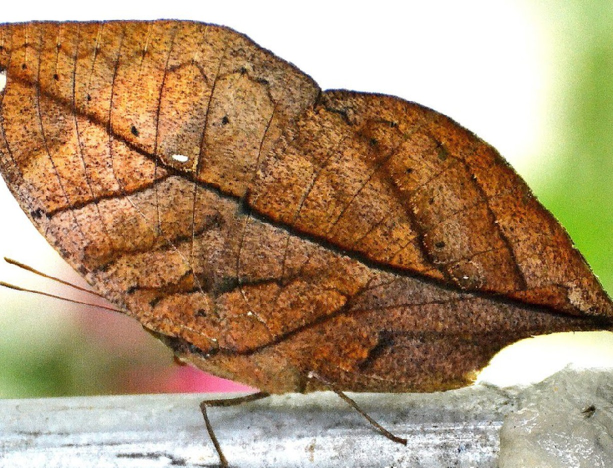
#> input picture lecture_figures/natural_selection/images/adapt_leaf_butterfly.jpg, 1225 x 935 px, found by its file name (shown at 1/2 size)
$ python keynote_composites.py
#> lines starting #> are read from the running program, lines starting #| are printed output that depends on the picture
"""Composite images for slides that the PPTX builds from several pictures and text boxes, so that each
becomes ONE picture in a "Title & Photo" placeholder (11.73 x 3.95 in) when the deck is rebuilt in
Keynote for iCloud (where placing many objects by hand is slow). Labels are drawn into the image.
Run from the lecture folder after images/prepare_images.py:  python3 images/keynote_composites.py
Uses Avenir Next if available (Mac), otherwise Inter.
Outputs: images/kn_adaptations.jpg, images/kn_mollusc_eyes.jpg, images/kn_half_wing.jpg"""
import os
from PIL import Image, ImageDraw, ImageFont
DPI = 200
BG = (0xFB, 0xFA, 0xF6); INK = (0x1F, 0x26, 0x23); FOREST = (0x1F, 0x4D, 0x3F)
GREY = (0x6E, 0x6F, 0x68); PALE = (0xEF, 0xEE, 0xE6)
W, H = int(11.73 * DPI), int(3.95 * DPI)
I = "images/"

def font(weight, pt, italic=False):
    size = int(pt / 72 * DPI)
    cands = []
    av = "/System/Library/Fonts/Avenir Next.ttc"
    if os.path.exists(av):  # index: 0 Bold, 7 Regular, 8 Italic (typical order on macOS)
        idx = {"bold": 0, "regular": 7, "italic": 8}["italic" if italic else weight]
        try:
            return ImageFont.truetype(av, size, index=idx)
        except Exception:
            pass
    d = "/usr/share/fonts/opentype/inter/"
    name = "Inter-Italic.otf" if italic else ("Inter-Bold.otf" if weight == "bold" else "Inter-Regular.otf")
    return ImageFont.truetype(d + name, size)

def px(v): return int(v * DPI)

def paste(canvas, path, x, y, w, h, fit=False):
    if path and os.path.exists(path):
        im = Image.open(path).convert("RGB")
        if fit:  # letterbox on the background colour instead of cropping
            r = min(px(w) / im.width, px(h) / im.height)
            im = im.resize((round(im.width * r), round(im.height * r)), Image.LANCZOS)
            canvas.paste(im, (px(x) + (px(w) - im.width) // 2, px(y) + (px(h) - im.height) // 2))
            return True
        r = max(px(w) / im.width, px(h) / im.height)
        im = im.resize((round(im.width * r), round(im.height * r)), Image.LANCZOS)
        cx, cy = (im.width - px(w)) // 2, (im.height - px(h)) // 2
        canvas.paste(im.crop((cx, cy, cx + px(w), cy + px(h))), (px(x), px(y)))
        return True
    return False

def placeholder(d, x, y, w, h, text):
    d.rectangle([px(x), px(y), px(x + w), px(y + h)], fill=PALE)
    f = font("regular", 13)
    for k, line in enumerate(text.split("\n")):
        tw = d.textlength(line, font=f)
        d.text((px(x + w / 2) - tw / 2, px(y + h / 2) - f.size + k * f.size * 1.25), line, font=f, fill=GREY)

def text_runs(d, x, y, runs, align="left", width=None):
    """runs: list of (text, font, colour); drawn on one line."""
    total = sum(d.textlength(t, font=f) for t, f, c in runs)
    cx = px(x) + (px(width) - total) / 2 if align == "center" else px(x)
    for t, f, c in runs:
        d.text((cx, px(y)), t, font=f, fill=c); cx += d.textlength(t, font=f)

def wrap(d, text, f, maxw):
    words, lines, cur = text.split(), [], ""
    for w_ in words:
        t = (cur + " " + w_).strip()
        if d.textlength(t, font=f) <= px(maxw): cur = t
        else: lines.append(cur); cur = w_
    lines.append(cur); return lines

# ---- Slide "The result: adaptation": three photos, captions on the slide's caption line
c = Image.new("RGB", (W, H), BG); d = ImageDraw.Draw(c)
#> after `c = Image.new('RGB', (W, H), BG)`:
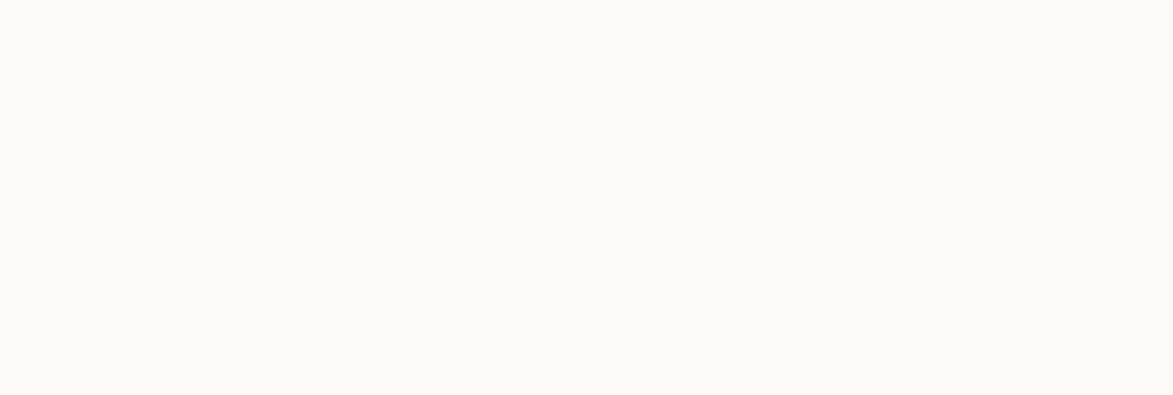
#> c: PIL image 2346x790 RGB (shown at 1/2 size); mean R, G, B 251, 250, 246
w3, gap = (11.73 - 2 * 0.25) / 3, 0.25
for k, f_ in enumerate(["adapt_leaf_butterfly.jpg", "adapt_hoverflies.jpg", "adapt_black_smoker.jpg"]):
    x = k * (w3 + gap)
    paste(c, I + f_, x, 0, w3, 3.35)
#> in paste, im is the input picture: PIL image 1225x935 RGB; mean R, G, B 172.9, 145.8, 113.4
#> in paste, `canvas.paste(im.crop((cx, cy, cx + px(w), cy + px(h))), (px(x), px(y)))`:
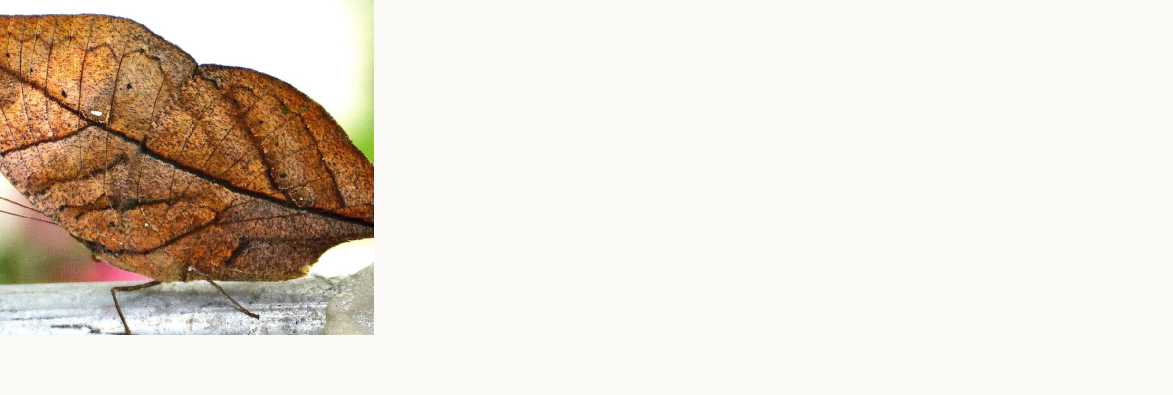
#> canvas: PIL image 2346x790 RGB (shown at 1/2 size); mean R, G, B 229.6, 220.4, 209.6
    head = ["Camouflage", "Mimicry", "Physiology"][k]
    sub = ["dead-leaf butterfly", "hoverflies that look like wasps", "life at hydrothermal vents"][k]
    text_runs(d, x, 3.45, [(head, font("bold", 16), FOREST), ("  " + sub, font("regular", 14), INK)])
#> pass 2 of the loop `for k, f_ in enumerate(["adapt_leaf_butterfly.jpg", "adapt_hoverflies...`:
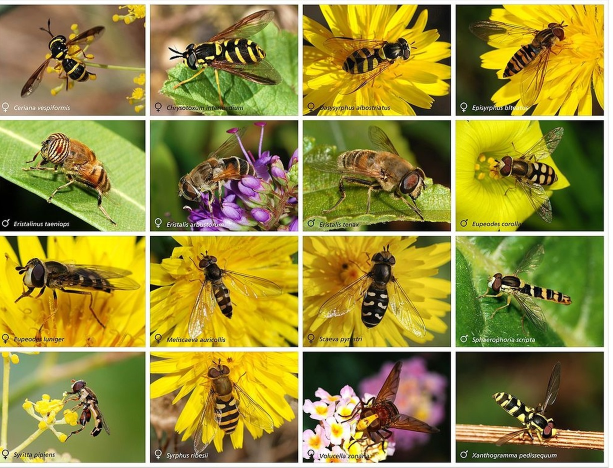
#> input picture lecture_figures/natural_selection/images/adapt_hoverflies.jpg, 1225 x 935 px, found by its file name (shown at 1/2 size)
#> in paste, im is the input picture: PIL image 1225x935 RGB; mean R, G, B 150.4, 140.2, 61.6
#> pass 3 of the loop `for k, f_ in enumerate(["adapt_leaf_butterfly.jpg", "adapt_hoverflies...`:
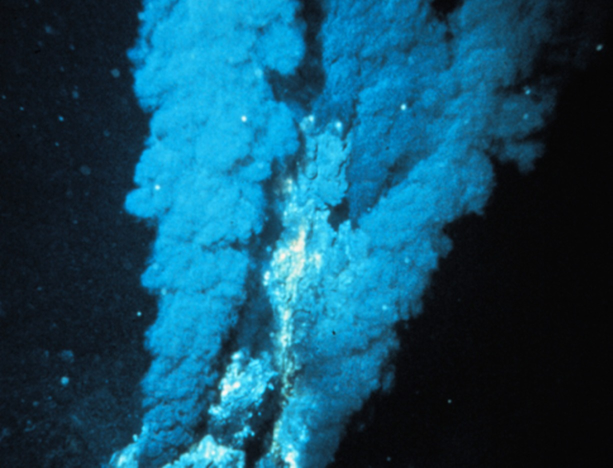
#> input picture lecture_figures/natural_selection/images/adapt_black_smoker.jpg, 1225 x 935 px, found by its file name (shown at 1/2 size)
#> in paste, im is the input picture: PIL image 1225x935 RGB; mean R, G, B 16.6, 77.5, 102.8
c.save(I + "kn_adaptations.jpg", quality=92)
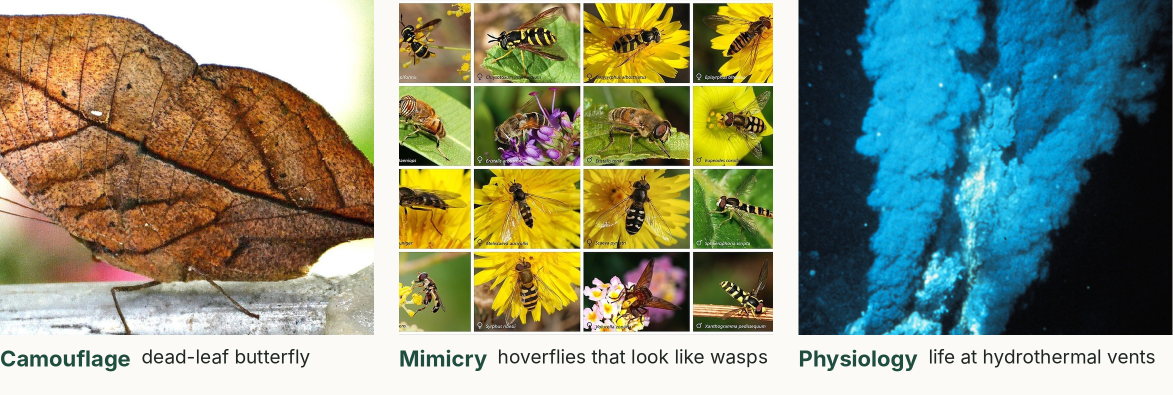
#> saved as kn_adaptations.jpg: PIL image 2346x790 RGB (shown at 1/2 size); mean R, G, B 137, 144.7, 122.2

# ---- Slide "Working eyes at every stage: molluscs"
c = Image.new("RGB", (W, H), BG); d = ImageDraw.Draw(c)
cols = [("a", "Light spot", "Light or dark", None, ""),
        ("b", "Cup", "Direction of light", "eye_photo_limpets.jpg", "Limpets"),
        ("c", "Pinhole", "Dim image", "eye_photo_nautilus.jpg", "Nautilus"),
        ("d", "Closed, with lens", "Focused image", "eye_photo_snail.jpg", "Roman snail"),
        ("e", "Lens, cornea, iris", "Sharp image", "eye_photo_cuttlefish.jpg", "Cuttlefish")]
cw, cg = 2.2, (11.73 - 5 * 2.2) / 4
for k, (key, head, func, photo, sp) in enumerate(cols):
    x = k * (cw + cg)
    paste(c, I + f"eye_{key}.jpg", x, 0, cw, 1.5, fit=True)
#> call 4 of paste, with path = 'images/eye_a.jpg', x = 0, y = 0, w = 2.2, h = 1.5, fit = True
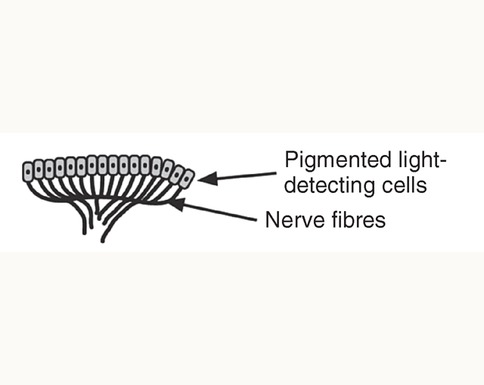
#> input picture lecture_figures/natural_selection/images/eye_a.jpg, 484 x 385 px, found by its file name
#> in paste, im is the input picture: PIL image 484x385 RGB; mean R, G, B 242.7, 242, 239.3
#> in paste (call 4), `im = im.resize((round(im.width * r), round(im.height * r)), Image.LANC..`:
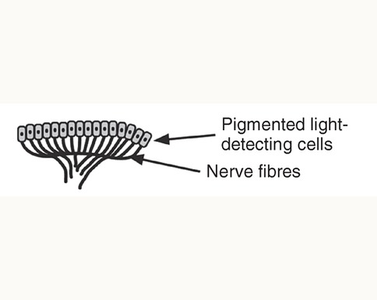
#> im: PIL image 377x300 RGB; mean R, G, B 242.6, 241.9, 239.2
    text_runs(d, x, 1.55, [(head, font("bold", 15), FOREST)], "center", cw)
    text_runs(d, x, 1.84, [(func, font("regular", 14), GREY)], "center", cw)
    if photo:
        paste(c, I + photo, x, 2.15, cw, 1.45)
        text_runs(d, x, 3.63, [(sp, font("regular", 14, italic=(sp == "Nautilus")), GREY)], "center", cw)
    else:
        placeholder(d, x, 2.15, cw, 1.45, "Found in many\nanimal groups")
#> pass 2 of the loop `for k, (key, head, func, photo, sp) in enumerate(cols):`:
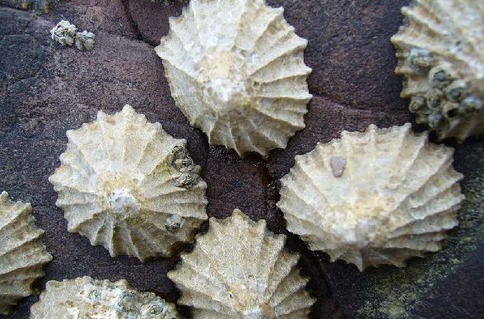
#> input picture lecture_figures/natural_selection/images/eye_photo_limpets.jpg, 484 x 319 px, found by its file name
#> in paste, im is the input picture: PIL image 484x319 RGB; mean R, G, B 118.5, 116.9, 114
#> in paste (call 6), `canvas.paste(im.crop((cx, cy, cx + px(w), cy + px(h))), (px(x), px(y)))`:
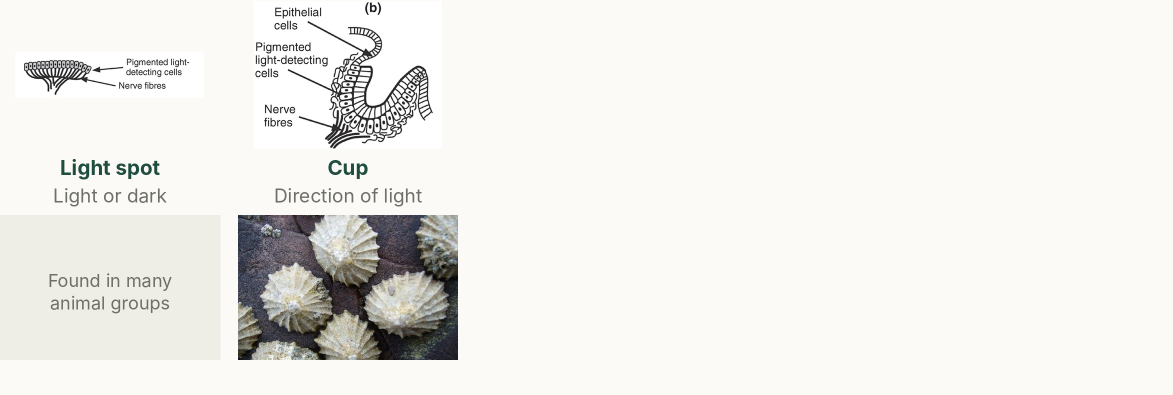
#> canvas: PIL image 2346x790 RGB (shown at 1/2 size); mean R, G, B 237.9, 237, 233.1
#> pass 3 of the loop `for k, (key, head, func, photo, sp) in enumerate(cols):`:
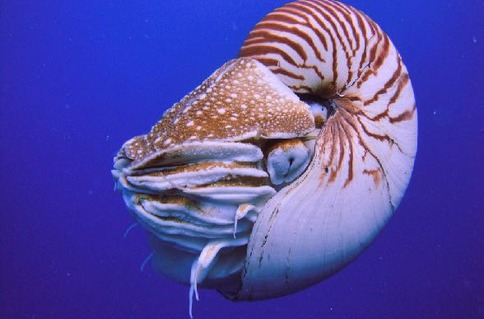
#> input picture lecture_figures/natural_selection/images/eye_photo_nautilus.jpg, 484 x 319 px, found by its file name
#> in paste, im is the input picture: PIL image 484x319 RGB; mean R, G, B 84.1, 74.1, 163.2
#> in paste (call 8), `canvas.paste(im.crop((cx, cy, cx + px(w), cy + px(h))), (px(x), px(y)))`:
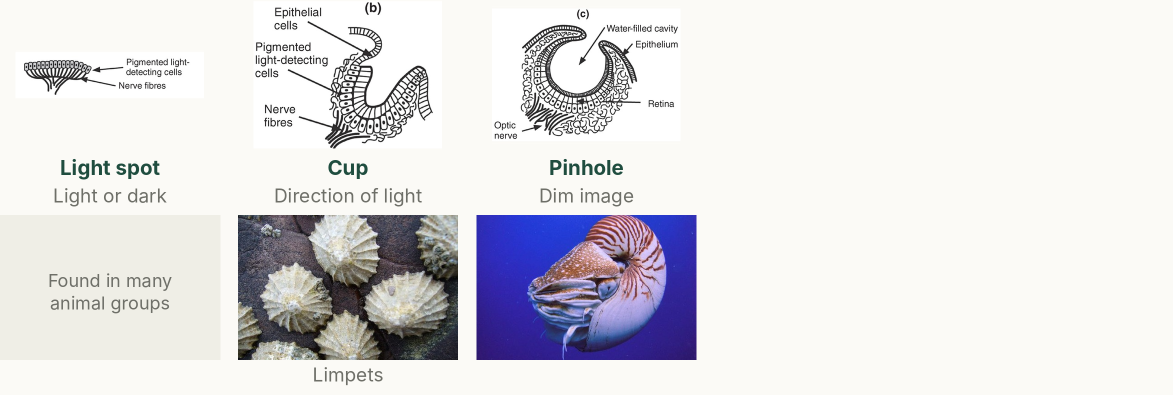
#> canvas: PIL image 2346x790 RGB (shown at 1/2 size); mean R, G, B 224.3, 222.9, 225.6
#> the loop made 5 passes; the first 3 are shown
c.save(I + "kn_mollusc_eyes.jpg", quality=92)
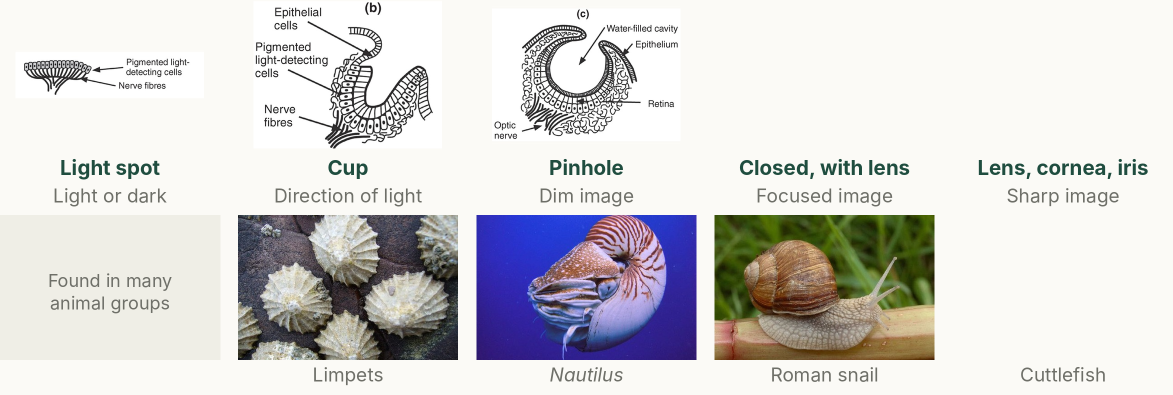
#> saved as kn_mollusc_eyes.jpg: PIL image 2346x790 RGB (shown at 1/2 size); mean R, G, B 213, 211.4, 211.2

# ---- Slide "Three ideas for half a wing": four panels (labelled placeholders if an image is missing)
c = Image.new("RGB", (W, H), BG); d = ImageDraw.Draw(c)
items = [("wing_microraptor_q.jpg", "Gliding down", "Microraptor: four feathered wings, probably a glider"),
         ("wing_deinonychus.jpg", "Pouncing on prey", "Dromaeosaurs may have flapped to stay on top of prey"),
         ("wing_hawk.jpg", "…as hawks do today", "A red-tailed hawk spreads its wings over its prey"),
         ("wing_wair_q.jpg", "Running uphill", "Chukar chicks flap small wings to run up slopes (WAIR)")]
pw, pg = 2.76, (11.73 - 4 * 2.76) / 3
for k, (img, head, txt) in enumerate(items):
    x = k * (pw + pg)
    if not paste(c, I + img, x, 0, pw, 2.45):
        placeholder(d, x, 0, pw, 2.45, "IMAGE NEEDED\n" + img)
    text_runs(d, x, 2.53, [(head, font("bold", 16), FOREST)])
    f = font("regular", 14)
    for j, line in enumerate(wrap(d, txt, f, pw)):
#> in wrap, `words, lines, cur = text.split(), [], ""`: words = ['Microraptor:', 'four', 'feathered', 'wings,', 'probably', 'a', 'glider']; cur = ''
        if k == 0 and j == 0 and line.startswith("Microraptor:"):
            text_runs(d, x, 2.9, [("Microraptor", font("regular", 14, italic=True), INK), (line[len("Microraptor"):], f, INK)])
        else:
            text_runs(d, x, 2.9 + j * 0.27, [(line, f, INK)])
#> this loop made 2 passes
#> pass 2 of the loop `for k, (img, head, txt) in enumerate(items):`:
#> the loop `for j, line in enumerate(wrap(d, txt, f, pw)):` made 2 passes
#> line on passes 1 to 2: 'Dromaeosaurs may have', 'flapped to stay on top of prey'
#> pass 3 of the loop `for k, (img, head, txt) in enumerate(items):`:
#> the loop `for j, line in enumerate(wrap(d, txt, f, pw)):` made 2 passes
#> line on passes 1 to 2: 'A red-tailed hawk spreads its', 'wings over its prey'
#> the loop made 4 passes; the first 3 are shown
c.save(I + "kn_half_wing.jpg", quality=92)
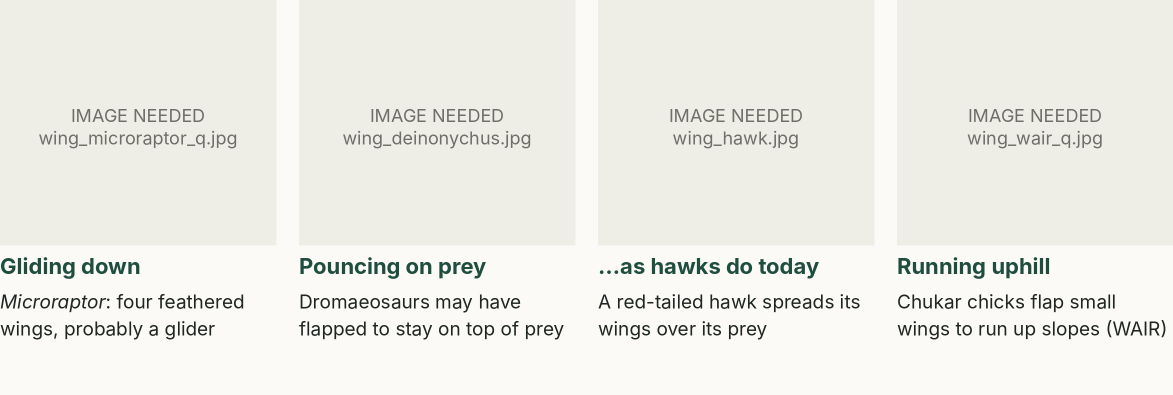
#> saved as kn_half_wing.jpg: PIL image 2346x790 RGB (shown at 1/2 size); mean R, G, B 237.1, 236.7, 230.2
print("composites written")
